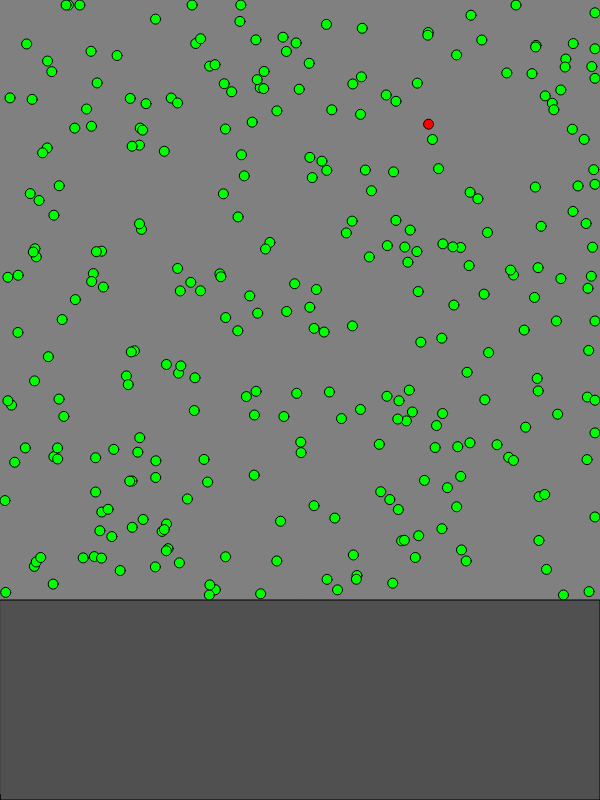
Frame 1 (no input)
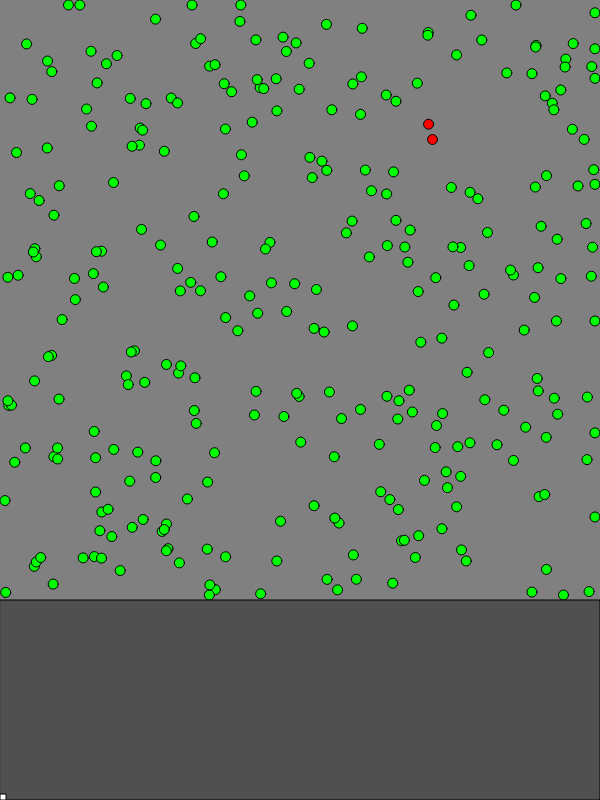
Frame 60 (no input)
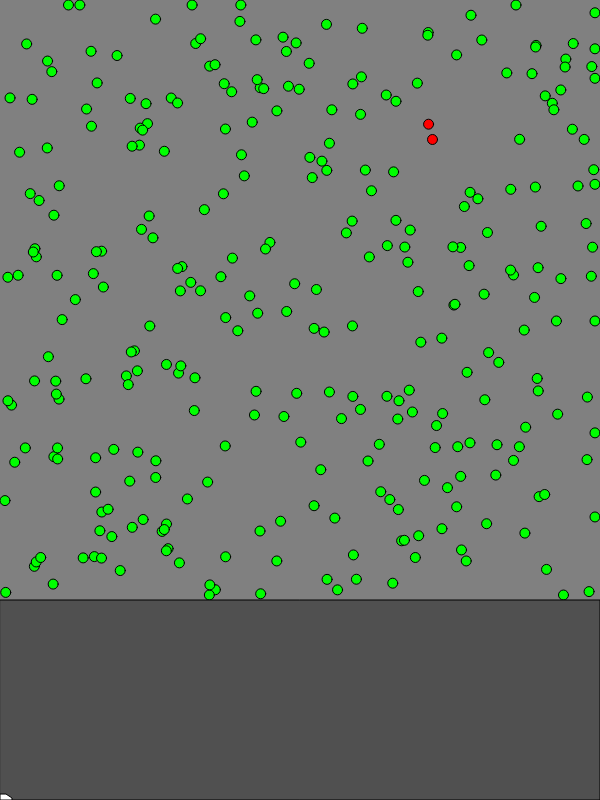
Frame 120 (the mouse pressed at the canvas centre since frame 60)

The p5.js sketch that drew these frames (run headless with seeded random() and noise() and a simulated clock; from frame 60 on, the mouse is pressed at the canvas centre):

// p5.js sketch
// ── sketch.js
let list = [];
let infectionDistance = 20.0;
let probabilityOfInfection = 0.1;
let envWidth = 600.0;
let envHeight = 600.0;
let newInfections = 0;
let interval = 60;
let infections = [];

function setup() {
  createCanvas(600, 800);
  
  for (let i = 0; i < 300; i++) {
    let x = random(envWidth);
    let y = random(envHeight);
    let b = new Person(x, y);
    list.push(b);
  }
  list[0].isInfected = true;
  infections.push(1);
  
}

function draw() {
  background(128);
  if (frameCount % interval == 0) {
    infections.push(newInfections);
    newInfections = 0;
  }
  
  for (let i = 0; i < list.length; i++) {
    list[i].move();
    list[i].expose(list);
    list[i].render();
  }
  
  drawGraph();
}


function drawGraph() {
  let x = 0.0
  let y = 600.0;
  let w = 600.0;
  let h = 200.0;
  
  fill(80);
  rect(x, y, w, h);
  
  fill(255);
  beginShape();
  
  let nx = x;
  let ny = y + h;
  vertex(nx, ny);
  
  for (let i = 0; i < infections.length; i++) {
    nx = map(i, 0, 100, 0, w);
    ny = map(infections[i], 0, 50, y + h - 2.0, y);
    vertex(nx, ny);
  }
  
  vertex(nx, y + h);
  
  endShape(CLOSE);
}

class Person {
  
  constructor(x, y) {
    this.positionX = x;
    this.positionY = y;
    this.radius = 5.0;
    let p = random(1.0);
    if (p < 0.1) {
      this.velocityX = random(-1.0, 1.0);
      this.velocityY = random(-1.0, 1.0);
    }
    else {
      this.velocityX = 0.0;
      this.velocityY = 0.0;
    }
    this.isInfected = false;
  }
  
  render() {
    stroke(0);
    if (this.isInfected == true) {
      fill(255, 0, 0);
    }
    else {
      fill(0,255, 0);
    }
    ellipse(this.positionX, this.positionY, this.radius * 2.0, this.radius * 2.0);
  }
  
  move() {
    if (this.isInfected == true) {
      this.velocityX = 0.0;
      this.velocityY = 0.0;
    }
    
    this.positionX += this.velocityX;
    this.positionY += this.velocityY;

    if (this.positionX + this.radius > envWidth) {
      this.positionX = envWidth - this.radius;
      this.velocityX *= -1.0
    }
    else if (this.positionX - this.radius < 0.0) {
      this.positionX = this.radius;
      this.velocityX *= -1.0;
    }
    if (this.positionY + this.radius > envHeight) {
      this.positionY = envHeight - this.radius;
      this.velocityY *= -1.0;
    }
    else if (this.positionY - this.radius < 0.0) {
      this.positionY = this.radius;
      this.velocityY *= -1.0;
    }
  }
  
  expose(population) {
    if (this.isInfected == false) {
      return;
    }
    for (let i = 0; i < population.length; i++) {
      if (population[i].isInfected == false) {
        let d = dist(this.positionX, this.positionY, population[i].positionX, population[i].positionY);
        if (d > 0.01 && d < infectionDistance) {
          let p = random(1.0);
          if (p < probabilityOfInfection) {
            population[i].isInfected = true;
            newInfections++;
          }
        }
      }
    }
  }
  
}
